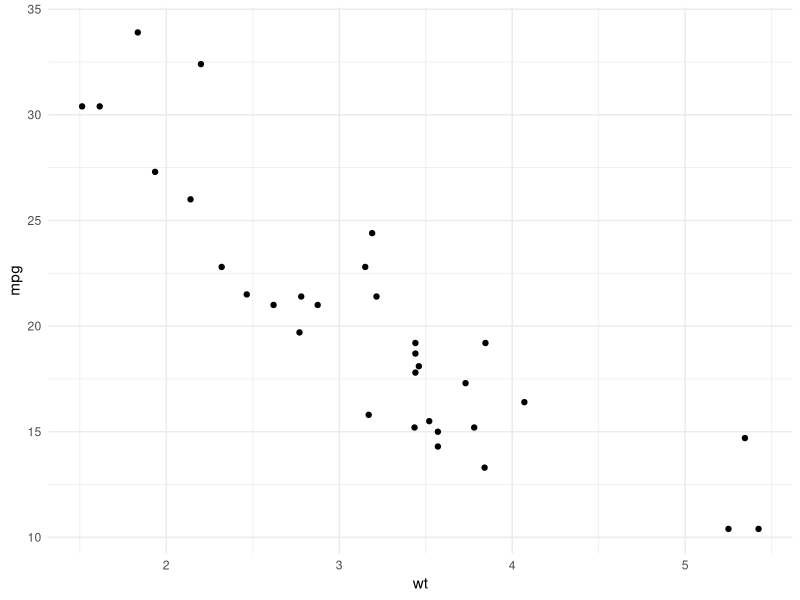
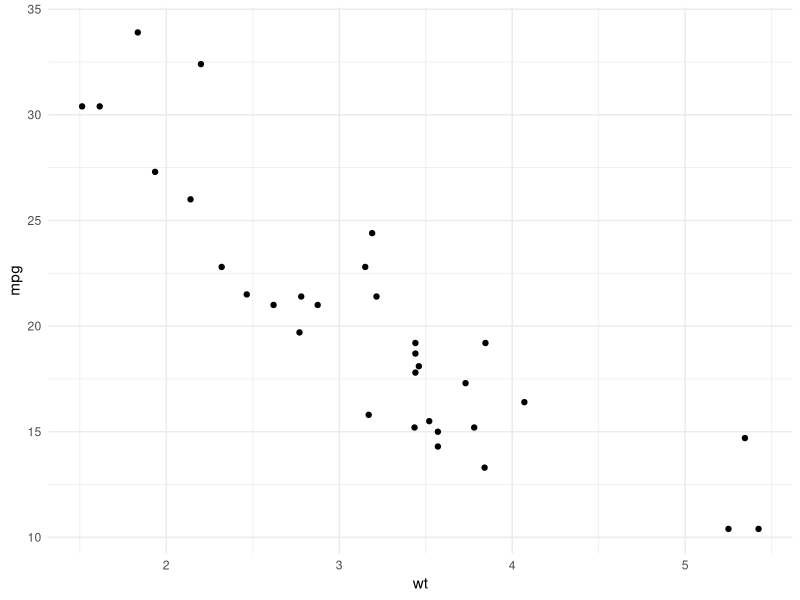

Generate these figures, in order, with R:
## ---- chunk 1
library(furrr)
library(here)
library(ggplot2)
## ---- chunk 2
library(ggplot2)
## ---- chunk 3
# Good: Relative path using 'here'
my_data <- read.csv(here("data", "raw", "my_data.csv"))
head(my_data)
## ---- chunk 4
set.seed(123)

sample(1:10, 5)
## ---- chunk 5
#' Convert Celsius to Fahrenheit
#' 
#' The function converts a temperature value from Celsius to Fahrenheit.
#' @param celsius A numeric value representing degrees Celsius.
#' @return A numeric value representing degrees Fahrenheit.
# Define the conversion function
convert_celsius_to_fahrenheit <- function(celsius) {
  # Calculate fahrenheit using the standard formula
  fahrenheit <- (celsius * 9/5) + 32
  
  # Return the final result
  return(fahrenheit)
}

# Apply the function to different values
convert_celsius_to_fahrenheit(0)   # Freezing point
convert_celsius_to_fahrenheit(20)  # Room temperature
convert_celsius_to_fahrenheit(37)  # Body temperature
## ---- chunk 6
# Create a simple plot
plot <- ggplot(mtcars, aes(x = wt, y = mpg)) +
  geom_point() +
  theme_minimal()

# Show plot
plot

# Save the plot
ggsave(here("outputs", "figs", "mtcars_plot.png"), plot = plot, width = 6, height = 4)
## ---- chunk 7
sessionInfo()
